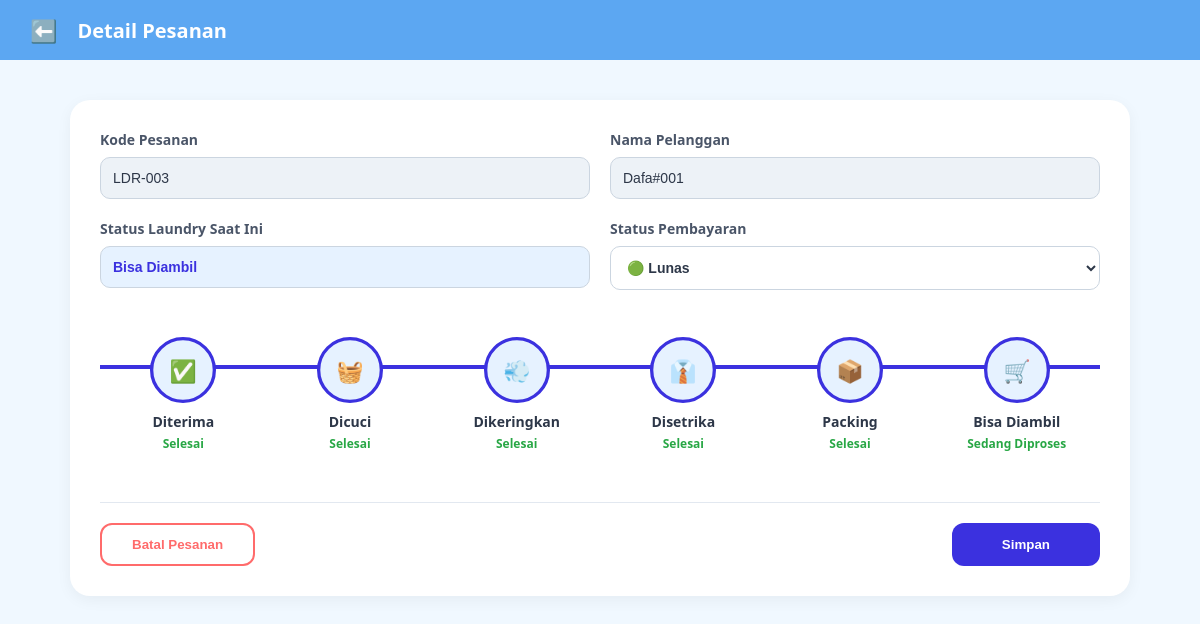
The page /index.php?page=update_proses&id=3 (signed in) on the database its author committed.
### tables this page shows
CREATE TABLE `pesanan` (
  `id` int(11) NOT NULL,
  `kode_pesanan` varchar(20) NOT NULL,
  `nama_pelanggan` varchar(100) NOT NULL,
  `no_hp` varchar(20) NOT NULL,
  `layanan` varchar(50) NOT NULL,
  `berat` float NOT NULL,
  `total_harga` int(11) NOT NULL,
  `estimasi_selesai` varchar(30) NOT NULL,
  `status_pembayaran` varchar(20) DEFAULT 'Belum Bayar',
  `status_laundry` enum('Diterima','Dicuci','Dikeringkan','Disetrika','Packing','Bisa Diambil') DEFAULT 'Diterima',
  `tanggal_masuk` timestamp NOT NULL DEFAULT current_timestamp(),
  `dibayar_pada` datetime DEFAULT NULL
);

### app/controllers/pesanancontroller.php (called while the page is built, shortened)
<?php
require_once __DIR__ . '/../models/PesananModel.php';
class PesananController {
    private $pesananModel;
    public function __construct($db_koneksi) {
        $this->pesananModel = new PesananModel($db_koneksi);
    }
    public function updateProses() {
        $detail = $this->pesananModel->cariById($_GET['id']);
        include '../app/views/update_proses.php';
    }
}

### app/models/PesananModel.php (called while the page is built, shortened)
<?php
class PesananModel
{
    private $db;
    public function __construct($db_koneksi)
    {
        $this->db = $db_koneksi;
    }
    public function cariById($id)
    {
        $query = "SELECT * FROM pesanan WHERE id = :id LIMIT 1";
        $stmt = $this->db->prepare($query);
        $stmt->execute(['id' => $id]);
        return $stmt->fetch(PDO::FETCH_ASSOC);
    }
}

### app/views/update_proses.php (the view, shortened to what this page needs)
<!DOCTYPE html>
<html lang="id">
<head>
    <link rel="stylesheet" href="../public/css/update_proses.css">
</head>
<body>
    <div class="header-nav">
        <a href="index.php?page=pesanan" class="back-btn">⬅️</a>
        <h2>Detail Pesanan</h2>
    </div>
    <div class="container">
        <form action="index.php?page=simpan_update" method="POST">
            <div class="info-grid">
            <div class="input-group">
                <label>Kode Pesanan</label>
                <input type="text" value="<?php echo htmlspecialchars($detail['kode_pesanan']); ?>" readonly>
            </div>
            <div class="input-group">
                <label>Nama Pelanggan</label>
                <input type="text" value="<?php echo htmlspecialchars($detail['nama_pelanggan']); ?>" readonly>
            </div>
            <div class="input-group">
                <label>Status Laundry Saat Ini</label>
                <input type="text" id="statusDisplay" class="status-badge" value="<?php echo htmlspecialchars($detail['status_laundry'] ?? 'Diterima'); ?>" readonly>
            </div>
            <div class="input-group">
                <label>Status Pembayaran</label>
                <select name="status_pembayaran" class="select-pembayaran">
                    <option value="Lunas" <?php echo ($detail['status_pembayaran'] == 'Lunas') ? 'selected' : ''; ?>>🟢 Lunas</option>
                </select>
            </div>
        </div>
            <div class="stepper-wrapper">
                <div class="progress-line" id="progressLine"></div>
                <?php
                $list_status = ['Diterima', 'Dicuci', 'Dikeringkan', 'Disetrika', 'Packing', 'Bisa Diambil'];
                $icons = ['✅', '🧺', '💨', '👔', '📦', '🛒'];
                foreach ($list_status as $index => $status):
                ?>
                    <div class="step-item" onclick="setStep('<?php echo $status; ?>', <?php echo $index; ?>)">
                        <div class="step-circle" id="circle-<?php echo $index; ?>"><?php echo $icons[$index]; ?></div>
                        <p class="step-label" id="label-<?php echo $index; ?>"><?php echo $status; ?></p>
                        <span class="step-subtext" id="sub-<?php echo $index; ?>">Menunggu</span>
                    </div>
                <?php endforeach; ?>
            </div>
            <div class="action-footer">
                <button type="button" class="btn-cancel" onclick="window.history.back()">Batal Pesanan</button>
                <button type="button"class="btn-submit"onclick="kirimNotif()">Simpan</button>
            </div>
        </form>
    </div>
</body>
</html>

### public/css/update_proses.css (style rules this page uses)
body { background-color: #f0f8ff; font-family: 'Segoe UI', sans-serif; margin: 0; padding: 0; }
.header-nav { background-color: #5ca7f2; color: white; padding: 15px 30px; display: flex; align-items: center; gap: 20px; }
.back-btn { color: white; text-decoration: none; font-size: 22px; }
.header-nav h2 { margin: 0; font-size: 20px; }
.container { max-width: 1000px; margin: 40px auto; background: white; padding: 30px; border-radius: 20px; box-shadow: 0 4px 15px rgba(0,0,0,0.05); }
.info-grid { display: grid; grid-template-columns: 1fr 1fr; gap: 20px; margin-bottom: 50px; }
.input-group { display: flex; flex-direction: column; gap: 8px; }
.input-group label { font-weight: bold; color: #4a5568; font-size: 14px; }
.input-group input, .select-pembayaran { padding: 12px; border: 1px solid #cbd5e0; border-radius: 10px; background-color: #edf2f7; font-size: 14px; color: #2d3748; outline: none; }
.input-group input.status-badge { background-color: #e6f2ff; color: #3b31df; font-weight: bold; }
.select-pembayaran { background-color: white; font-weight: bold; cursor: pointer; }
.stepper-wrapper { display: flex; justify-content: space-between; position: relative; margin: 20px 0 50px 0; }
.progress-line { position: absolute; top: 25px; left: 0; height: 4px; background-color: #3b31df; width: 0%; z-index: 1; transition: width 0.4s ease; }
.stepper-wrapper::before { content: ''; position: absolute; top: 25px; left: 0; width: 100%; height: 4px; background-color: #e2e8f0; z-index: 0; }
.step-item { position: relative; z-index: 2; text-align: center; flex: 1; cursor: pointer; }
.step-circle { width: 54px; height: 54px; border-radius: 54px; background: white; border: 3px solid #e2e8f0; display: flex; align-items: center; justify-content: center; margin: 0 auto 12px auto; font-size: 20px; transition: all 0.3s ease; }
.step-circle.active { border-color: #3b31df; background-color: #e6f2ff; transform: scale(1.1); }
.step-label { margin: 0 0 4px 0; font-size: 14px; font-weight: 600; color: #718096; }
.step-label.active-text { color: #2d3748; }
.step-subtext { font-size: 12px; font-weight: bold; display: block; }
.action-footer { display: flex; justify-content: space-between; margin-top: 40px; border-top: 1px solid #e2e8f0; padding-top: 20px; }
.btn-cancel { background: none; border: 2px solid #ff6b6b; color: #ff6b6b; padding: 12px 30px; border-radius: 12px; font-weight: bold; cursor: pointer; }
.btn-submit { background: #3b31df; border: none; color: white; padding: 12px 50px; border-radius: 12px; font-weight: bold; cursor: pointer; }

### rows shown on the page
pesanan: kode_pesanan "LDR-003", nama_pelanggan "Dafa#001", status_laundry "Bisa Diambil", status_pembayaran "🟢 Lunas"

### other values the page prints
$icons[$index] "✅"
$status "Diterima"
$icons[$index] "🧺"
$status "Dicuci"
$icons[$index] "💨"
$status "Dikeringkan"
$icons[$index] "👔"
$status "Disetrika"
$icons[$index] "📦"
$status "Packing"
$icons[$index] "🛒"
$status "Bisa Diambil"
